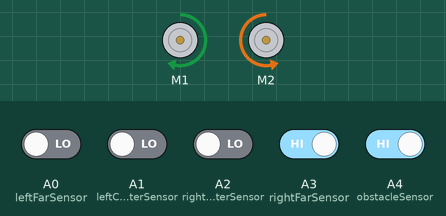
A sketch run on a simulated Arduino Uno, built with avr-gcc and run on an emulated ATmega328P. Shown: 2 × DC motor (green arrow = forward, orange = backward, longer = faster). The inputs (shaded band) are chosen by the test bench; at power-on: A3 (rightFarSensor), A4 (obstacleSensor) HIGH, A0 (leftFarSensor), A1 (leftCenterSensor), A2 (rightCenterSensor) LOW.

Above: at 1.2 s.
1.3 s: A0 (leftFarSensor) driven HIGH
At 1.4 s:
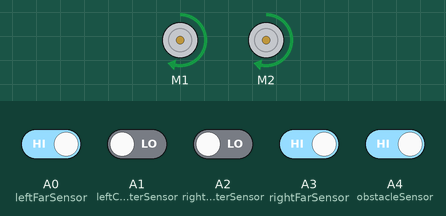
4.3 s: A3 (rightFarSensor) driven LOW
At 5.0 s:
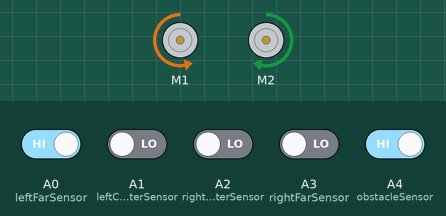
5.8 s: A3 (rightFarSensor) driven HIGH
At 6.05 s:
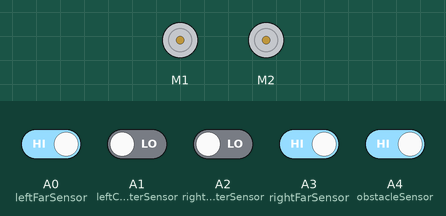
8.8 s: A0 (leftFarSensor) driven LOW
At 9.6 s:
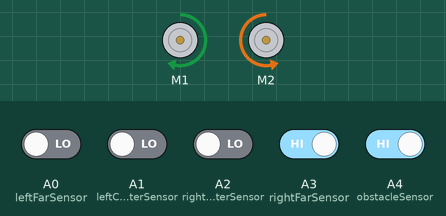
Timing chart, 0 to 11.3 s (numbered marks = the images above; inputs shaded):
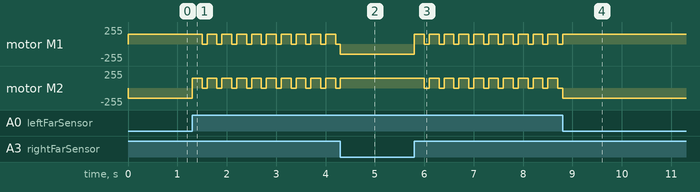

The sketch:

code.ino
```cpp
#include <AFMotor.h>
AF_DCMotor motorleft(1);
AF_DCMotor motorright(2);

// speed of motor
#define spd 150

// IR Sensor
#define leftFarSensor        A0
#define leftCenterSensor     A1
#define rightCenterSensor    A2
#define rightFarSensor       A3

#define obstacleSensor       A4

// IR Sensor line readings
int leftFarReading;
int leftCenterReading;
int rightCenterReading;
int rightFarReading;

// IR Sensor  Obstacle readings
bool obstacleReading;

//for storing path details
char path[60] = {}; // Moves < 60 //
int pathLength;
int readLength;

void setup() {

  pinMode(leftFarSensor, INPUT);
  pinMode(leftCenterSensor, INPUT);
  pinMode(rightCenterSensor, INPUT);
  pinMode(rightFarSensor, INPUT);
  pinMode(obstacleSensor, INPUT);

  motorleft.setSpeed(spd);
  motorright.setSpeed(spd);
}

void loop() {
  readSensors();
    //if only the middle two sensors can see the black line

  if(leftFarReading == 0 && rightFarReading == 0 && (leftCenterReading == 1 || rightCenterReading == 1))
  {
    straight();
  }

  if(leftFarReading == 1 && rightFarReading == 1 && leftCenterReading == 0 && rightCenterReading == 0){
    leap();
    readSensors();
  }
    //otherwise goes to the leftHandWall method
  else
  {
    leftHandWall();
  }
}

void readSensors()  //accepts input from sensors
{
  leftCenterReading    = digitalRead(leftCenterSensor);
  leftFarReading       = digitalRead(leftFarSensor);
  rightCenterReading   = digitalRead(rightCenterSensor);
  rightFarReading      = digitalRead(rightFarSensor);
  obstacleReading      = digitalRead(obstacleSensor);
}

void leftHandWall(){

//bool dead_end = leftFarReading == 0 && rightFarReading == 0 && leftCenterReading == 0 && rightCenterReading == 0;

  if (leftCenterReading == 1 || rightCenterReading == 1){

    if(leftFarReading == 1 && rightFarReading == 0 ){
     turnLeft();
     readSensors();
    }

    //RIGHT OR STRAIGHT
    if(leftFarReading == 0 && rightFarReading == 1 ){
      turnRight();
      readSensors();
    }

    else if (leftFarReading == 1 && rightFarReading == 1){
      leap();
      readSensors();

      if (leftFarReading == 1 && rightFarReading == 1){
        done();
//        exit(0);
        return;
      }

      else if (leftFarReading == 0 && rightFarReading == 0){

        back();
        turnLeft();
        readSensors();
      }

    }
  }


  if (leftCenterReading == 0 && rightCenterReading == 0){

    // DEAD END
    if(leftFarReading == 0 && rightFarReading == 0){
      turnAround();
      readSensors();
    }

    else if(leftFarReading == 1 && rightFarReading == 0){
      turnLeft();
      readSensors();
    }

    else if (leftFarReading == 0 && rightFarReading == 1){
      turnRight();
      readSensors();
    }

  }

}

//void shortPath(){
//
//}

void straight (){
  motorleft.run(FORWARD);
  motorright.run(FORWARD);
}

void done(){
  motorleft.run(RELEASE);
  motorright.run(RELEASE);
}

void turnLeft() {
  motorleft.run(BACKWARD);
  motorright.run(FORWARD);
}

void turnRight(){
  motorleft.run(FORWARD);
  motorright.run(BACKWARD);
}

void turnAround(){
  motorleft.run(FORWARD);
  motorright.run(BACKWARD);
}

void leap(){
  straight();
  delay(200);
  done();
  delay(100);
}
void back(){
  motorleft.run(BACKWARD);
  motorright.run(BACKWARD);
}
```

Measured:
- after the input at 1.3 s, motor M1: alternates forward 150/255 for 0.20 s and stopped for 0.10 s, starting after 0.20 s; motor M2: alternates forward 150/255 for 0.20 s and stopped for 0.10 s, starting at once
- after the input at 4.3 s, motor M2: goes on until 4.3 s, then stays forward 150/255
- after the input at 5.8 s, motor M1: alternates forward 150/255 for 0.20 s and stopped for 0.10 s, starting at once; motor M2: alternates forward 150/255 for 0.20 s and stopped for 0.10 s, starting after 0.20 s
- after the input at 8.8 s, motor M1: goes on until 8.8 s, then stays forward 150/255
